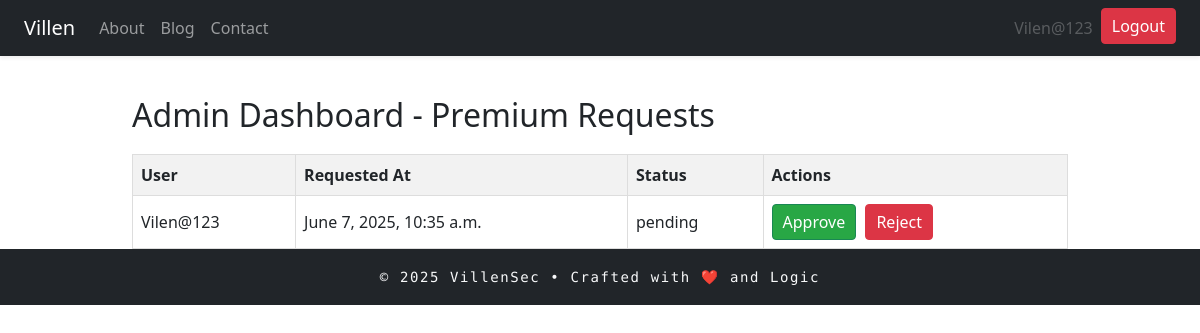
The app's page /tools/admin-dashboard/ (signed in) with its own data.
### tools/models.py (models this page shows, shortened)
class PremiumRequest(models.Model):
    STATUS_CHOICES = [
        ('pending', 'Pending'),
        ('approved', 'Approved'),
        ('rejected', 'Rejected'),
    ]
    user = models.ForeignKey(User, on_delete=models.CASCADE, related_name='premium_requests')
    status = models.CharField(max_length=20, choices=STATUS_CHOICES, default='pending')
    requested_at = models.DateTimeField(auto_now_add=True)
    reviewed_at = models.DateTimeField(null=True, blank=True)

### tools/views.py (the view)
# urls.py: path('admin-dashboard/', views.admin_dashboard, name='admin_dashboard'),
@login_required
@user_passes_test(lambda u: u.is_superuser)
def admin_dashboard(request):
    from django.contrib.auth.models import User
    from django.db.models import Count
    import datetime
    from django.utils.timezone import now
    requests = PremiumRequest.objects.filter(status='pending').order_by('requested_at')
    total_users = User.objects.count()
    premium_users = User.objects.filter(profile__is_premium=True).count()
    active_requests = PremiumRequest.objects.filter(status='pending').count()
    total_tools = Tool.objects.count()
    today = now().date()
    dates = [today - datetime.timedelta(days=i) for i in range(6, -1, -1)]
    trends = []
    for date in dates:
        count = PremiumRequest.objects.filter(requested_at__date=date).count()
        trends.append({'date': date.strftime('%Y-%m-%d'), 'count': count})
    context = {
        'requests': requests,
        'total_users': total_users,
        'premium_users': premium_users,
        'active_requests': active_requests,
        'total_tools': total_tools,
        'trends': trends,
    }
    return render(request, 'tools/admin_dashboard.html', context)

### tools/templates/tools/admin_dashboard.html (shortened to what this page needs)
{% extends "core/base.html" %}
{% block content %}
<h2>Admin Dashboard - Premium Requests</h2>
{% if requests %}
<table>
    <thead>
        <tr>
            <th>User</th>
            <th>Requested At</th>
            <th>Status</th>
            <th>Actions</th>
        </tr>
    </thead>
    <tbody>
        {% for req in requests %}
        <tr>
            <td>{{ req.user.username }}</td>
            <td>{{ req.requested_at }}</td>
            <td>{{ req.status }}</td>
            <td>
                <a href="{% url 'tools:approve_request' req.id %}" class="btn btn-success">Approve</a>
                <a href="{% url 'tools:reject_request' req.id %}" class="btn btn-danger">Reject</a>
            </td>
        </tr>
        {% endfor %}
    </tbody>
</table>
{% else %}
<p>No pending premium requests.</p>
{% endif %}
{% endblock %}

### core/templates/core/base.html (shortened to what this page needs)
{% load static %}
<!DOCTYPE html>
<html lang="en" class="dark-theme">
<head>
    <link href="https://cdn.jsdelivr.net/npm/bootstrap@5.3.0/dist/css/bootstrap.min.css" rel="stylesheet" />
    <link rel="stylesheet" href="{% static 'css/style.css' %}" />
    <link rel="stylesheet" href="{% static 'css/animations.css' %}" />
</head>
<body>
<nav class="navbar navbar-expand-lg navbar-dark bg-dark fixed-top shadow-sm">
  <div class="container-fluid px-4">
    <a class="navbar-brand glitch" data-text="VillenSec" href="{% url 'core:home' %}">Villen</a>
    <div class="collapse navbar-collapse" id="navbarNav">
      <ul class="navbar-nav me-auto mb-2 mb-lg-0">
        <li class="nav-item">
          <a class="nav-link {% if request.resolver_match.url_name == 'about' %}active{% endif %}" href="{% url 'core:about' %}">About</a>
        </li>
        <li class="nav-item">
          <a class="nav-link {% if request.resolver_match.url_name == 'blog_list' or request.resolver_match.url_name == 'blog_detail' %}active{% endif %}" href="{% url 'core:blog_list' %}">Blog</a>
        </li>
        <li class="nav-item">
          <a class="nav-link {% if request.resolver_match.url_name == 'contact' %}active{% endif %}" href="{% url 'core:contact' %}">Contact</a>
        </li>
      </ul>
      <ul class="navbar-nav">
        {% if user.is_authenticated %}
        <li class="nav-item">
          <a class="nav-link disabled">{{ user.username }}</a>
        </li>
        <form method="post" action="{% url 'core:logout' %}">
            <button type="submit" class="btn btn-danger">Logout</button>
        </form>
        {% endif %}
      </ul>
    </div>
  </div>
</nav>
<main class="container mt-5 pt-5">
  {% block content %}
  {% endblock %}
</main>
<footer class="footer bg-dark text-light text-center py-3 mt-auto">
  <small id="footer-text">Loading Villen Vibes...</small>
</footer>
</body>
</html>

### static/css/style.css (style rules this page uses)
a, a:hover, a:focus { color: #08fdd8; text-decoration: none; transition: color 0.3s ease; }
main.container { max-width: 960px; }
footer.footer { font-family: 'Source Code Pro', monospace; font-weight: 400; letter-spacing: 0.1em; }

### tools/templates/tools/admin_dashboard.html (style rules this page uses)
table { width: 100%; border-collapse: collapse; margin-top: 20px; }
th, td { border: 1px solid #ddd; padding: 8px; text-align: left; }
th { background-color: #f2f2f2; }
.btn-success { background-color: #28a745; color: white; padding: 5px 10px; text-decoration: none; border-radius: 4px; margin-right: 5px; }
.btn-danger { background-color: #dc3545; color: white; padding: 5px 10px; text-decoration: none; border-radius: 4px; }

### records on screen
PremiumRequest: user.username "Vilen@123", requested_at "June 7, 2025, 10:35 a.m.", status "pending"

### other values on screen
{{ user.username }} "Vilen@123"
